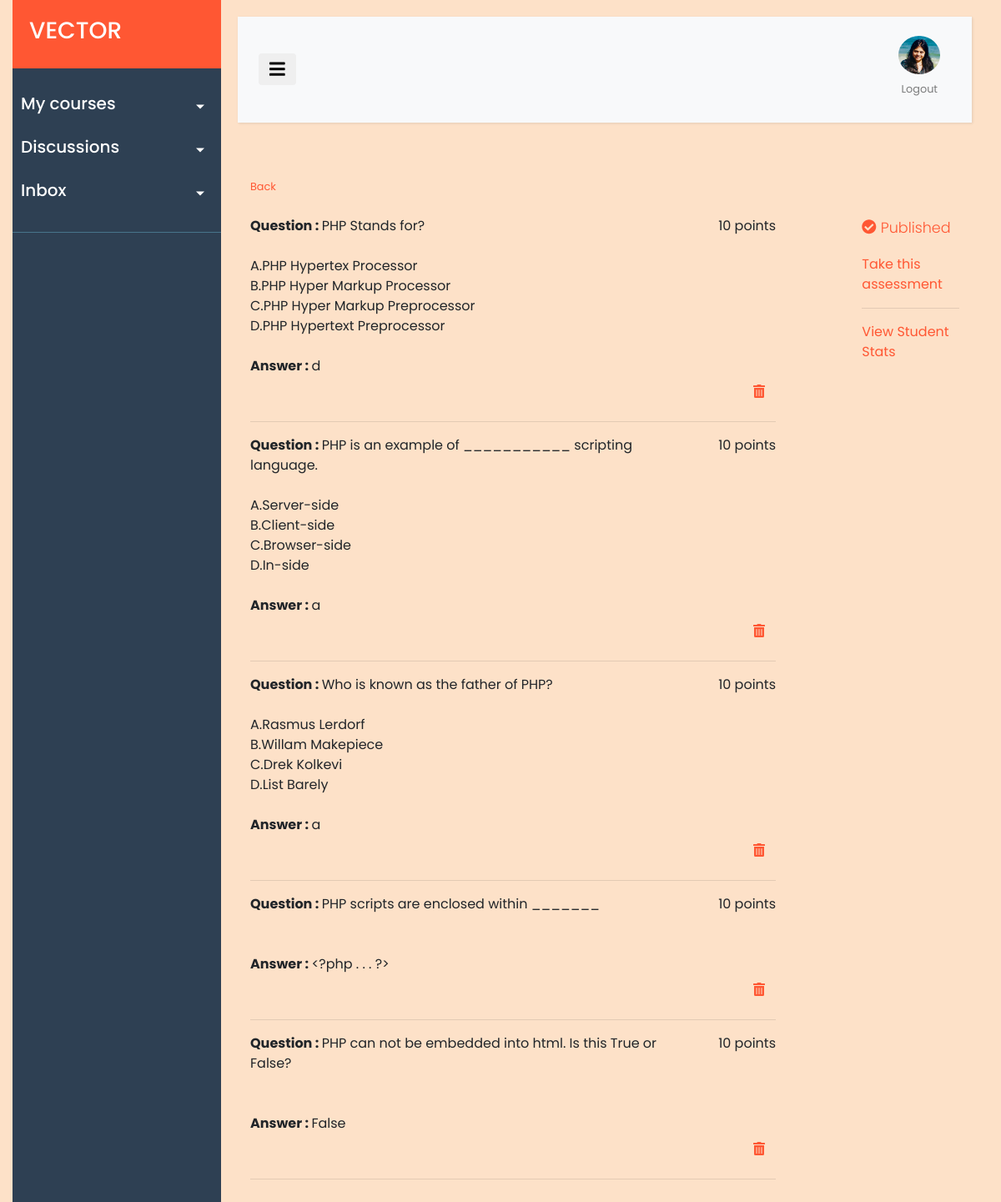
/assessmenthome/58 (signed in), run on the app's committed database.
### ELearn/models.py (models this page shows, shortened)
class Question(models.Model):
    question_id = models.AutoField(primary_key=True)
    question_text = models.CharField("Question", max_length=1000, blank=False, null=False)
    answer_text = models.CharField("Answer", blank=True, max_length=1000)
    question_type = models.CharField("Question Type", max_length=30,
        choices=[('FI','Fill-in'),('MCQ','Multiple Choice Question')]
    )
    question_points = models.IntegerField("Points", blank=False, default=0, null=False)
    option_a = models.CharField("Option A", max_length=450, blank=True)
    option_b = models.CharField("Option B", max_length=450, blank=True)
    option_c = models.CharField("Option C", max_length=450, blank=True)
    option_d = models.CharField("Option D", max_length=450, blank=True)
    assessment = models.ForeignKey(Assessment, on_delete=models.CASCADE)

### ELearn/views.py (the view)
# urls.py: path("assessmenthome/<str:module_id>", views.assessment_home, name="assessmenthome"),
def assessment_home(request, module_id):
	assessment = Assessment.objects.get(module=module_id)
	questions = Question.objects.filter(assessment=assessment.assess_id)
	is_published = assessment.is_published
	points_added = Question.objects.filter(assessment = assessment).aggregate(Sum('question_points'))
	return render(request, "ELearn/assessment_home.html", {"questions":questions, "module_id":module_id, "is_published":is_published, "assessment":assessment, "points_added":points_added})

### ELearn/context_processors.py (called while the page is built)
def get_courses(request):
    course_list = []
    profile_picture_url = ''
    if request.user.is_authenticated:
        current_user = request.user
        course_list = Course.objects.filter(instructor=current_user)
        current_profile = Profile.objects.get(user=current_user)
        profile_picture_url = current_profile.image.url
    return{
        'CURRENT_USER_COURSES' : course_list,
        'CURRENT_USER_DP' : profile_picture_url,
    }

### ELearn/templates/ELearn/assessment_home.html (shortened to what this page needs)
{% extends "ELearn/layout.html" %}
{% block content %}
{% load static %}
<div class="container">
    <div class="row">
        <div class="col">
            <small><a class="orange-link" href="{% url 'coursehome' course_id=assessment.course.course_id %}">Back</a></small>
        </div>
    </div>
    <br/>
    <div class="row">
        <div class="col-9">
            {% for question in questions %}
                <div class="row">
                    <div class="col-10">
                        <strong>Question : </strong>{{ question.question_text }}
                    </div>
                    <div class="col-2 text-right">
                        {{ question.question_points }} points
                    </div>
                </div>
                <br/>
                {% if question.option_a != '' %}
                    <div class="row">
                        <div class="col">
                            A.{{ question.option_a }}
                        </div>
                    </div>
                    <div class="row">
                        <div class="col">
                            B.{{ question.option_b }}
                        </div>
                    </div>
                    <div class="row">
                        <div class="col">
                            C.{{ question.option_c }}
                        </div>
                    </div>
                    <div class="row">
                        <div class="col">
                            D.{{ question.option_d }}
                        </div>
                    </div>
                {% endif %}
                <br/>
                <div class="row">
                    <div class="col">
                        <strong>Answer : </strong>{{ question.answer_text }}
                    </div>
                </div>
                <div class="row">
                    <div class="col text-right">
                        <a class="btn" href="{% url 'deletequestion' ques_id=question.pk %}"><i title="Delete Question" class="orange fas fa-trash-alt"></i></a>
                    </div>
                </div>
                <hr/>
            {% endfor %}
        </div>
        <div class="col-1"></div>
        <div class="col-2">
            {% if points_added.question_points__sum == assessment.assess_points %}
            {% if not is_published %}
                    <div class="row">
                        <div class="col">
                            <a class="orange-link" href="{% url 'publishassessment' module_id=module_id %}">Publish this assessment</a>
                        </div>
                    </div>
                    <hr/>
                {% else %}
                <div class="row">
                    <div class="col">
                        <p class="orange-link"><i class="fas fa-check-circle orange"></i> Published</p>
                    </div>
                </div>
                {% endif %}
                <div class="row">
                    <div class="col">
                        <a class="orange-link" href="{% url 'takeassessment' module_id=module_id %}">Take this assessment</a>
                    </div>
                </div>
                <hr/>
                <div class="row">
                    <div class="col">
                        <a class="orange-link" href="{% url 'studentstats' module_id=module_id %}">View Student Stats</a>
                    </div>
                </div>
            {% else %}
            <div class="row">
                <div class="col">
                    <a class="orange-link" href="{% url 'addquestions' assess_id=assessment.assess_id %}">Add Question</a>
                </div>
            </div>
            {% endif %}
        </div>
    </div>
</div>
{% endblock %}

### ELearn/static/ELearn/ELearn_Styles.css (style rules this page uses)
body { font-family: 'Poppins', sans-serif; background: rgb(253, 225, 200); }
p { font-family: 'Poppins', sans-serif; font-size: 1.1em; font-weight: 300; line-height: 1.7em; color: #999; }
.orange { color:#FF5733; }
.orange-link { color: #FF5733; }
a, a:hover, a:focus { color: inherit; text-decoration: none; transition: all 0.3s; }

### data on the page
Question: question_text "PHP Stands for?", question_points "10", option_a "PHP Hypertex Processor", option_b "PHP Hyper Markup Processor", option_c "PHP Hyper Markup Preprocessor", option_d "PHP Hypertext Preprocessor", answer_text "d"
Question: question_text "PHP is an example of ___________ scripting language.", question_points "10", option_a "Server-side", option_b "Client-side", option_c "Browser-side", option_d "In-side", answer_text "a"
Question: question_text "Who is known as the father of PHP?", question_points "10", option_a "Rasmus Lerdorf", option_b "Willam Makepiece", option_c "Drek Kolkevi", option_d "List Barely", answer_text "a"
Question: question_text "PHP scripts are enclosed within _______", question_points "10", answer_text "<?php . . . ?>"
Question: question_text "PHP can not be embedded into html. Is this True or False?", question_points "10", answer_text "False"
